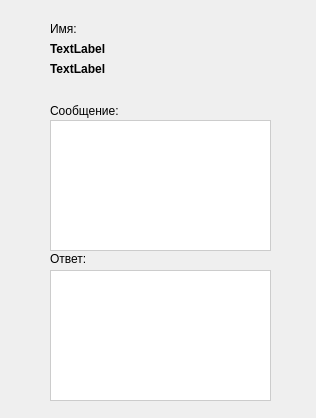
<?xml version="1.0" encoding="UTF-8"?>
<ui version="4.0">
 <class>chatdispform</class>
 <widget class="QWidget" name="chatdispform">
  <property name="geometry">
   <rect>
    <x>0</x>
    <y>0</y>
    <width>316</width>
    <height>418</height>
   </rect>
  </property>
  <property name="windowTitle">
   <string>Form</string>
  </property>
  <widget class="QLabel" name="label_2">
   <property name="geometry">
    <rect>
     <x>50</x>
     <y>100</y>
     <width>101</width>
     <height>21</height>
    </rect>
   </property>
   <property name="text">
    <string>Сообщение:</string>
   </property>
  </widget>
  <widget class="QLabel" name="label_3">
   <property name="geometry">
    <rect>
     <x>50</x>
     <y>250</y>
     <width>66</width>
     <height>17</height>
    </rect>
   </property>
   <property name="text">
    <string>Ответ:</string>
   </property>
  </widget>
  <widget class="QLabel" name="label_4">
   <property name="geometry">
    <rect>
     <x>50</x>
     <y>20</y>
     <width>41</width>
     <height>17</height>
    </rect>
   </property>
   <property name="text">
    <string>Имя:</string>
   </property>
  </widget>
  <widget class="QLabel" name="nameLabel">
   <property name="geometry">
    <rect>
     <x>50</x>
     <y>40</y>
     <width>141</width>
     <height>17</height>
    </rect>
   </property>
   <property name="font">
    <font>
     <weight>75</weight>
     <bold>true</bold>
    </font>
   </property>
   <property name="text">
    <string>TextLabel</string>
   </property>
  </widget>
  <widget class="QLabel" name="sernameLabel">
   <property name="geometry">
    <rect>
     <x>50</x>
     <y>60</y>
     <width>161</width>
     <height>17</height>
    </rect>
   </property>
   <property name="font">
    <font>
     <weight>75</weight>
     <bold>true</bold>
    </font>
   </property>
   <property name="text">
    <string>TextLabel</string>
   </property>
  </widget>
  <widget class="QLabel" name="messageLabel">
   <property name="geometry">
    <rect>
     <x>50</x>
     <y>120</y>
     <width>221</width>
     <height>131</height>
    </rect>
   </property>
   <property name="styleSheet">
    <string notr="true">background: #fff;
border: 1px solid #ccc;</string>
   </property>
   <property name="text">
    <string/>
   </property>
   <property name="alignment">
    <set>Qt::AlignLeading|Qt::AlignLeft|Qt::AlignTop</set>
   </property>
   <property name="wordWrap">
    <bool>true</bool>
   </property>
  </widget>
  <widget class="QLabel" name="answerLabel">
   <property name="geometry">
    <rect>
     <x>50</x>
     <y>270</y>
     <width>221</width>
     <height>131</height>
    </rect>
   </property>
   <property name="styleSheet">
    <string notr="true">background: #fff;
border: 1px solid #ccc;</string>
   </property>
   <property name="text">
    <string/>
   </property>
   <property name="alignment">
    <set>Qt::AlignLeading|Qt::AlignLeft|Qt::AlignTop</set>
   </property>
   <property name="wordWrap">
    <bool>true</bool>
   </property>
  </widget>
 </widget>
 <resources/>
 <connections/>
</ui>
